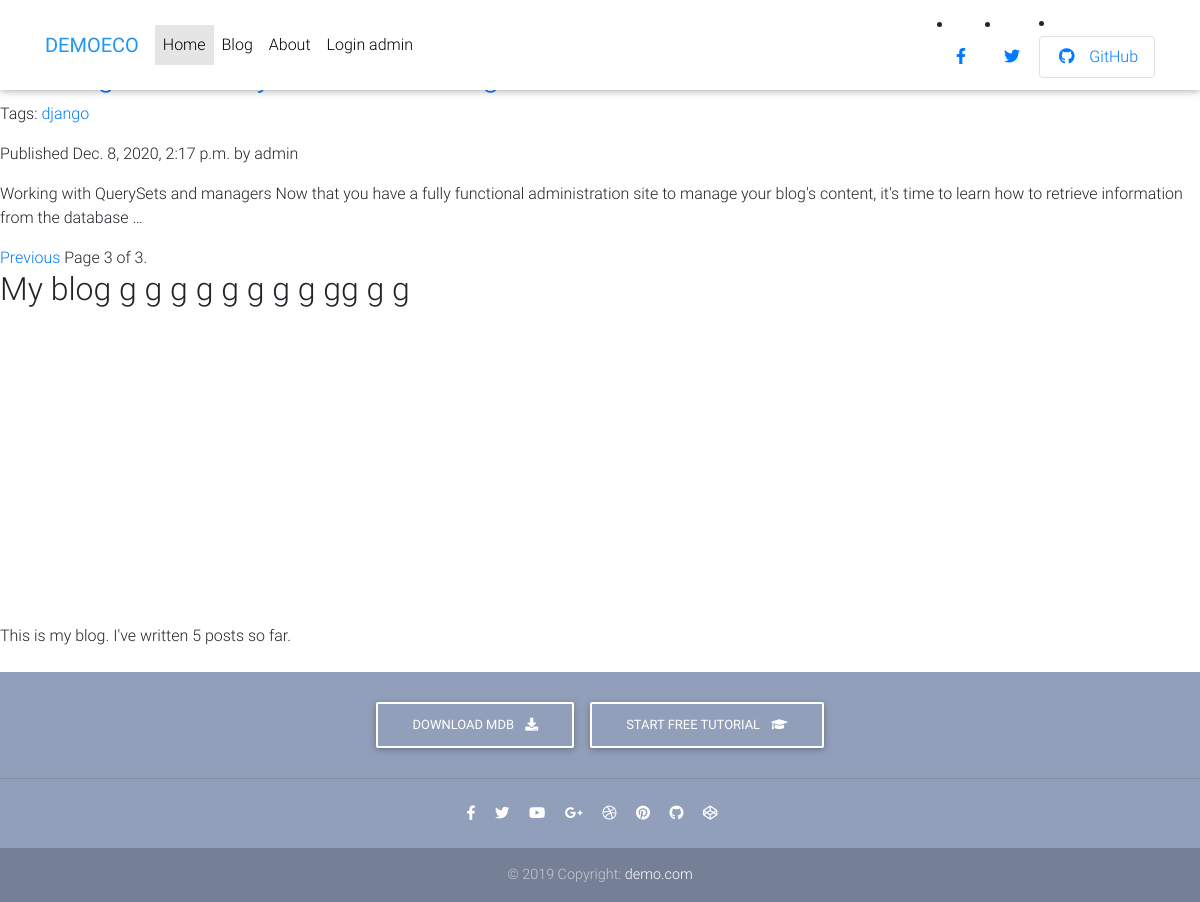
Page /blog/?page=3 on the committed database.
### blog/models.py (models this page shows, shortened)
class Post(models.Model):
    tags = TaggableManager()
    objects = models.Manager()  # The default manager.
    published = PublishedManager()  # Our custom manager.
    STATUS_CHOICES = (
        ('draft', 'Draft'),
        ('published', 'Published'),
    )
    title = models.CharField(max_length=250)
    slug = models.SlugField(max_length=250,
                            unique_for_date='publish')
    author = models.ForeignKey(User,
                               on_delete=models.CASCADE,
                               related_name='blog_posts')
    body = models.TextField()
    publish = models.DateTimeField(default=timezone.now)
    created = models.DateTimeField(auto_now_add=True)
    updated = models.DateTimeField(auto_now=True)
    status = models.CharField(max_length=10,
                              choices=STATUS_CHOICES,
                              default='draft')
    class Meta:
        ordering = ('-publish',)
    def get_absolute_url(self):
        return reverse('post-detail', kwargs={'pk': self.pk})

### blog/views.py (the view)
# urls.py: path('blog/', views.post_list, name='post_list'),
def post_list(request , tag_slug=None):
    object_list=Post.published.all()
    tag=None
    if tag_slug:
        tag=get_object_or_404(Tag,slug=tag_slug)
        object_list=object_list.filter(tags__in=[tag])
    paginator=Paginator(object_list, 2)  # 3 posts in each page
    page=request.GET.get('page')
    try:
        posts=paginator.page(page)
    except PageNotAnInteger:
        posts=paginator.page(1)
    except EmptyPage:
        posts=paginator.page(paginator.num_pages)
    return render(request,
                  'list.html',
                  {'posts': posts,
                   'page': page,
                   'tag': tag})

### blog/models.py (called while the page is built)
    def get_queryset(self):
        return super(PublishedManager,
                     self).get_queryset()\
            .filter(status='published')

### blog/templatetags/blog_tags.py (called while the page is built)
@register.filter(name='markdown')
def markdown_fromat(text):
    return mark_safe(markdown.markdown(text))

@register.simple_tag
def total_posts():
    return Post.published.count()

@register.inclusion_tag('latest_posts.html')
def show_latest_posts(count=3):
    latest_posts = Post.published.order_by('-publish')[:count]
    return {'latest_posts': latest_posts}

### templates/list.html (shortened to what this page needs)
{% extends "base.html" %}
{% load blog_tags %}
{%block content %}
<h1>MyBlog</h1>
{% for post in posts %}
<h2>
  <a href="{{ post.get_absolute_url }}">{{ post.title }} </a>
</h2>
<p class="tags">
  Tags:
  {% for tag in post.tags.all %}
  <a href="{% url "post_list_by_tag" tag.slug %}">
  {{ tag.name }}
  </a>
  {% endfor %}
  </p>
<p class="date">Published {{ post.publish }} by {{ post.author }}</p>
{{ post.body|markdown|truncatewords_html:30 }}
{% endfor %}
 {% include "pagination.html" with page=posts %}  {% endblock %}

### templates/head.html (style rules this page uses)
html, body, header, .carousel { height: 60vh; }

### rows in the picture
Post: publish "Dec. 8, 2020, 2:17 p.m.", author "admin", body "Working with QuerySets and managers Now that you have a fully functional administration site to manage your blog's content, it's time to learn how to retrieve information from the database …"
Tag: name "django"

### other values in the picture
{{ page.number }} "3"
{{ page.paginator.num_pages }} "3"
